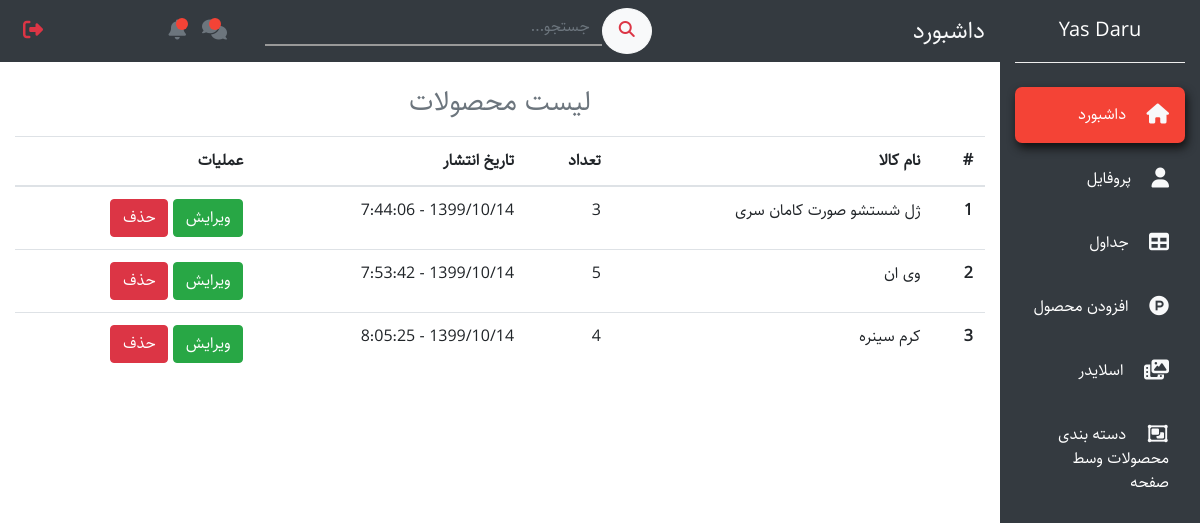
The page /dashboard/tables/ (signed in) on the database its author committed.
### products/models.py (models this page shows, shortened)
class Product(models.Model):
    english_title       = models.CharField(max_length=200)
    persian_title       = models.CharField(max_length=200)
    brand_name          = models.CharField(max_length=200)
    price               = models.DecimalField(decimal_places=0, max_digits=30, default=100000)
    quantity            = models.PositiveIntegerField(default='1')
    slug                = models.SlugField(max_length=250, blank=True, null=True)
    active              = models.BooleanField(default=True)
    featured            = models.BooleanField(default=False)
    image               = models.ImageField(upload_to='products_pics', null=True, blank=True)
    date                = models.CharField(max_length=200, default=shamsi_date)
    category            = models.ForeignKey(Category, models.SET_NULL, null=True, blank=True)
    sub_category        = models.ForeignKey(SubCategory, models.SET_NULL, null=True, blank=True)
    description         = models.ForeignKey(StandardDescription, models.SET_NULL, null=True, blank=True)
    image_medium = ImageSpecField(source='image',
                                  processors=[Thumbnail(120, 120)],
                                  format='JPEG',
                                  options={'quality': 60})
    image_small = ImageSpecField(source='image',
                                 processors=[Thumbnail(50, 50)],
                                 format='JPEG',
                                 options={'quality': 60})

### dashboard/views.py (the view)
# urls.py: path('tables/', tables, name='tables'),
@staff_member_required
def tables(request):
    products = Product.objects.all()
    return render(request, 'dashboard/tables.html', {'products': products})

### accounts/models.py (called while the page is built)
    @property
    def is_staff(self):
        return self.is_admin

### carts/models.py (called while the page is built, shortened)
    def new_or_get(self, request):
        if request.user.is_authenticated:
            user = request.user
            order_obj, created = Order.objects.get_or_create(user=user, status='pending')
            session_order_id = request.session.get('order_id', None)
        else:
            order_obj, created = Order.objects.get_or_create(user=None, status='pending')
            request.session['order_id'] = order_obj.id
        return order_obj, created

### main/context_processors.py (called while the page is built)
def general_context(request):
    cart_obj, new_obj = Order.objects.new_or_get(request)
    return {
                'cart': cart_obj,
            }

### dashboard/templates/dashboard/tables.html
{% extends 'dashboard/base.html' %}
{% block content %}
  <section id="tables1">
    <div class="container-fluid">
      <div class="row mb-5">
        <div class="col-xl-10 col-lg-9 col-md-8 mr-auto">
          <div class="row">
            <div class="col-12">
              <h3 class="text-muted text-center mb-3">لیست محصولات</h3>
            </div>
            <div class="col-12">
              <table class="table">
                <thead>
                  <tr>
                    <th scope="col">#</th>
                    <th scope="col">نام کالا</th>
                    <th scope="col">تعداد</th>
                    <th scope="col">تاریخ انتشار</th>
                    <th scope="col">عملیات</th>
                  </tr>
                </thead>
                <tbody>
                  {% for product in products %}
                  <tr>
                      <th scope="row">{{ forloop.counter }}</th>
                      <td>{{ product.persian_title }}</td>
                      <td>{{ product.quantity }}</td>
                      <td>{{ product.date }}</td>
                      <td>
                        <a class="btn btn-success" href="{% url 'dashboard:edit-product' product.pk %}">ویرایش</a>
                        <a class="btn btn-danger" href="{% url 'dashboard:delete-product' product.pk %}">حذف</a>
                      </td>
                  </tr>
                  {% endfor %}
                </tbody>
              </table>
            </div>
          </div>
        </div>
      </div>
    </div>
  </section>
{% endblock %}

### static/dashboard/css/styleAdmin.css (style rules this page uses)
* { margin: 0; padding: 0; }
body { background: white; direction: rtl; text-align: right; font-family: Sahel; }
section { display: block; margin-top: 70px; }

### rows shown on the page
Product: persian_title "ژل شستشو صورت کامان سری", quantity "3", date "1399/10/14 - 7:44:06"
Product: persian_title "وی ان", quantity "5", date "1399/10/14 - 7:53:42"
Product: persian_title "کرم سینره", quantity "4", date "1399/10/14 - 8:05:25"
